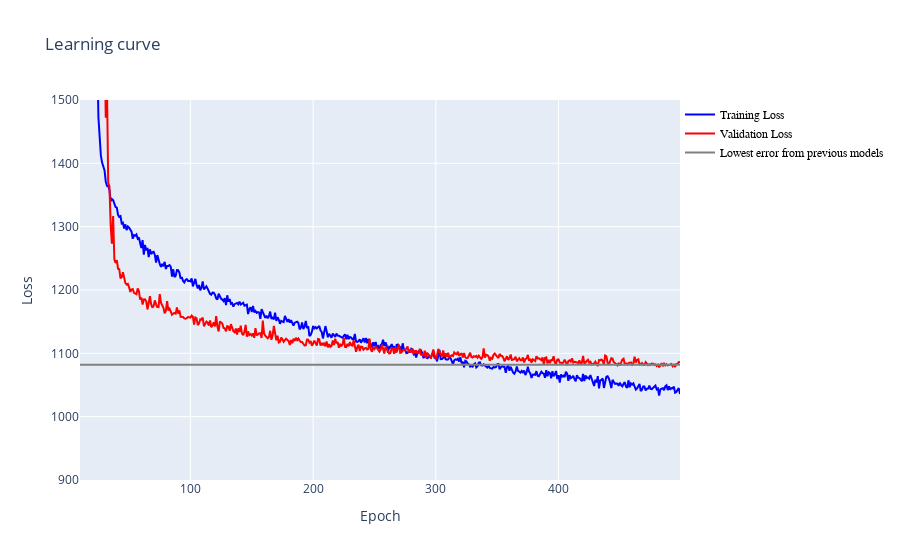

Here is the notebook cell this chart was saved with:
### Code cell
DNN_plot_loss(history,starting_epoch=10, previous_val_loss=previous_val_loss)

### Figure 1 — Plotly figure (JSON) as saved in the notebook; plotly's stock layout.template omitted (floating-point values rounded to 4 significant figures; data arrays with more than 128 entries replaced by an {"elided": "..."} marker saying what was removed)
{"data": [{"marker": {"color": "blue", "opacity": 0.5, "size": 5}, "mode": "lines", "name": "Training Loss", "type": "scatter", "x": {"elided": "490 int values"}, "y": {"elided": "490 float values"}}, {"marker": {"color": "red", "opacity": 0.5, "size": 5}, "mode": "lines", "name": "Validation Loss", "type": "scatter", "x": {"elided": "490 int values"}, "y": {"elided": "490 float values"}}, {"marker": {"color": "grey", "size": 5}, "mode": "lines", "name": "Lowest error from previous models", "type": "scatter", "x": {"elided": "490 int values"}, "y": {"elided": "490 float values"}}], "layout": {"legend": {"font": {"color": "black", "family": "sans-serif", "size": 12}, "traceorder": "normal", "x": 1, "y": 1}, "title": {"text": "Learning curve"}, "xaxis": {"range": [10, 499], "title": {"text": "Epoch"}}, "yaxis": {"range": [900, 1500], "title": {"text": "Loss"}}}}
